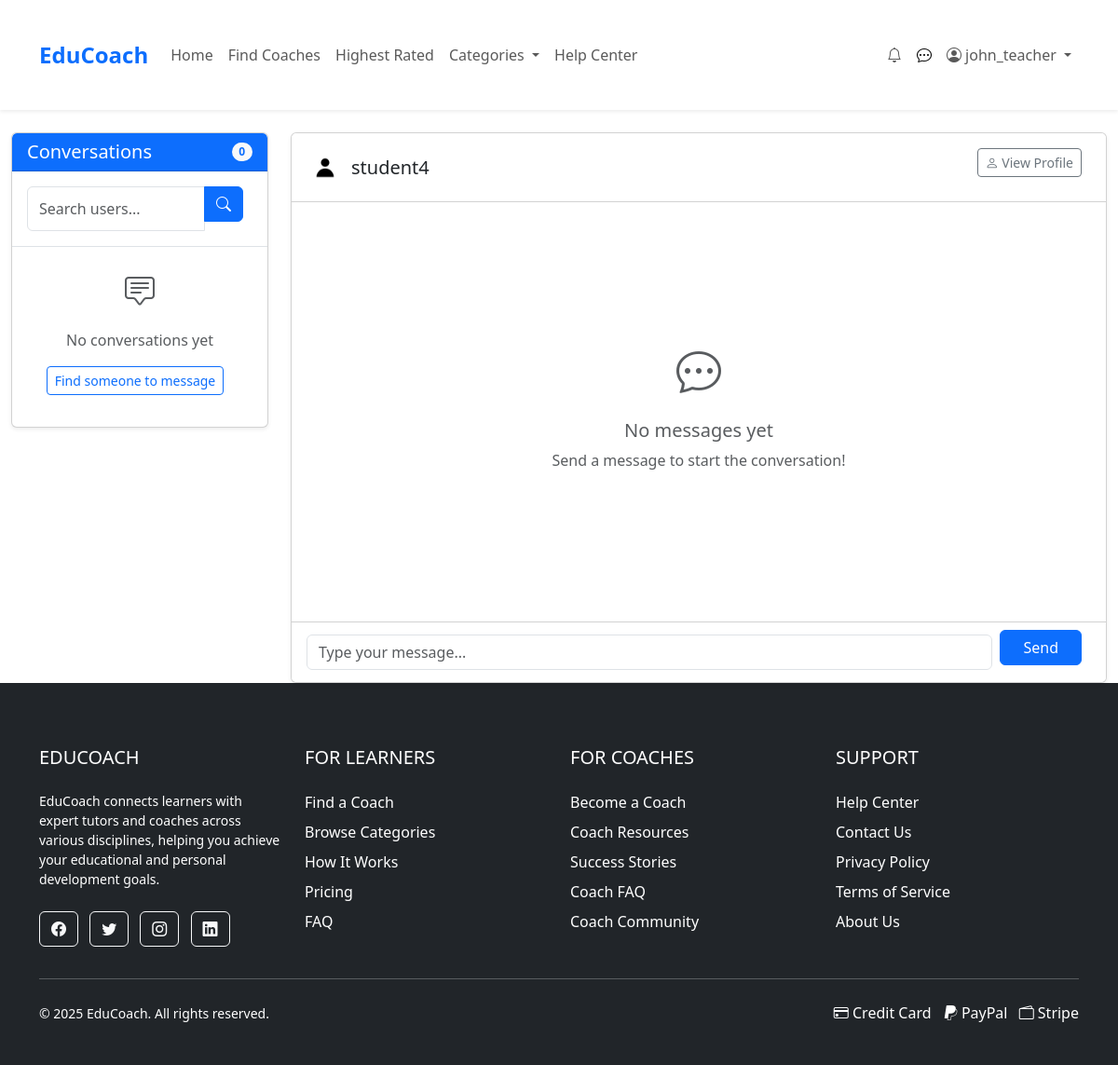
/pages/messages.php?user=10 (signed in), run on an earlier commit of the app's database.
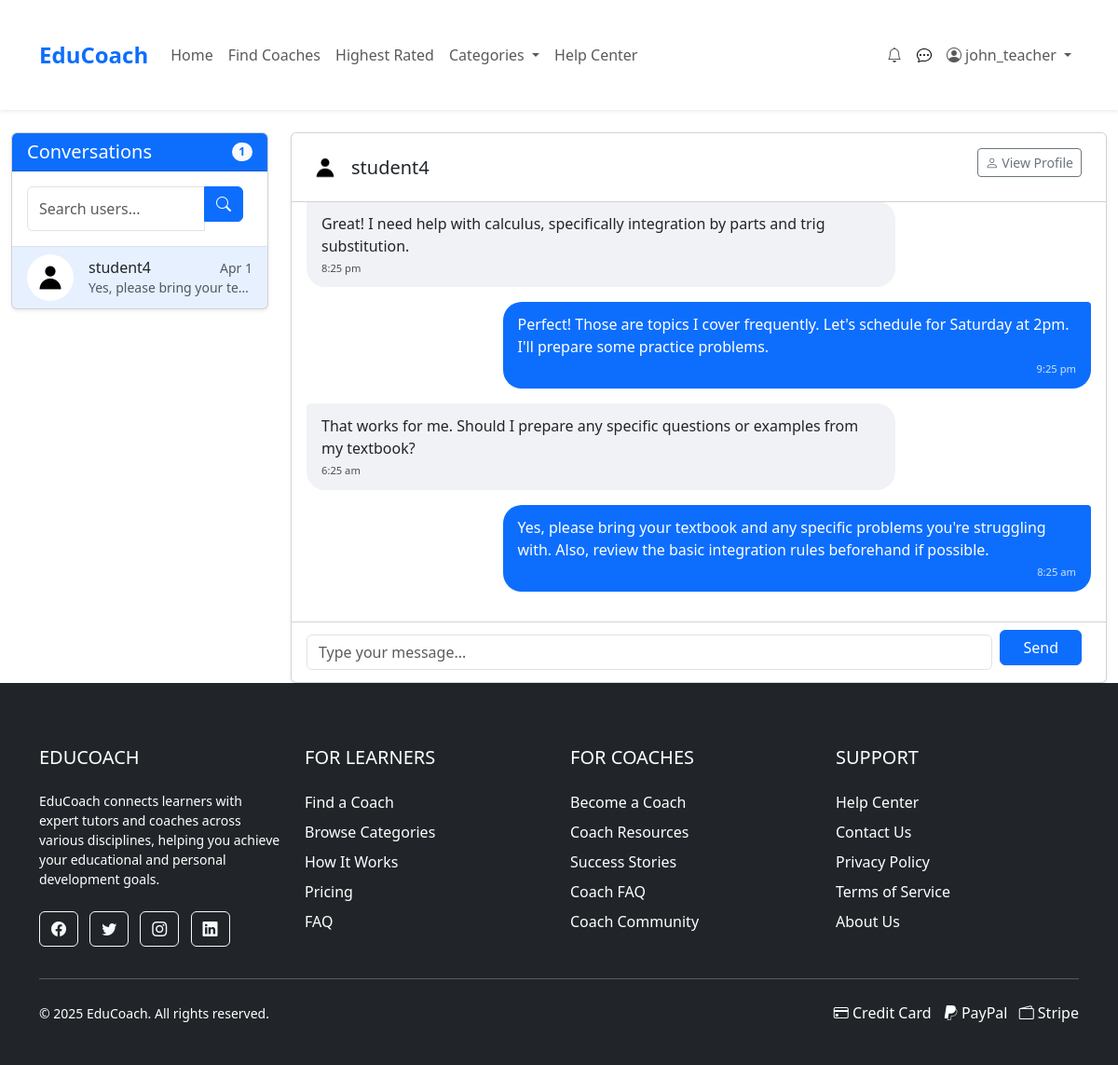
And on a later commit of the database.
### tables this page shows
CREATE TABLE Users (
    user_id INT PRIMARY KEY AUTO_INCREMENT,
    username VARCHAR(50) NOT NULL,
    email VARCHAR(100) NOT NULL UNIQUE,
    password_hash VARCHAR(255) NOT NULL,
    user_type ENUM('regular', 'business', 'admin') DEFAULT 'regular',
    profile_image VARCHAR(255),
    bio TEXT,
    created_at TIMESTAMP DEFAULT CURRENT_TIMESTAMP,
    is_banned BOOLEAN DEFAULT FALSE,
    reset_token VARCHAR(64) DEFAULT NULL,
    reset_expires DATETIME DEFAULT NULL,
    last_login DATETIME DEFAULT NULL
);

CREATE TABLE Messages (
    message_id INT PRIMARY KEY AUTO_INCREMENT,
    sender_id INT,
    receiver_id INT,
    inquiry_id INT,
    content TEXT,
    created_at TIMESTAMP DEFAULT CURRENT_TIMESTAMP,
    is_read BOOLEAN DEFAULT FALSE,
    status ENUM('pending', 'approved', 'rejected') DEFAULT 'approved',
    FOREIGN KEY (sender_id) REFERENCES Users(user_id) ON DELETE CASCADE,
    FOREIGN KEY (receiver_id) REFERENCES Users(user_id) ON DELETE CASCADE,
    FOREIGN KEY (inquiry_id) REFERENCES serviceinquiries(inquiry_id) ON DELETE CASCADE
);

### includes/message_functions.php (called while the page is built, shortened)
<?php
function getConversationMessages($pdo, $user_id, $other_user_id) {
    try {
        $stmt = $pdo->prepare("
            SELECT m.*, u.username
            FROM Messages m
            JOIN Users u ON u.user_id = m.sender_id
            WHERE ((m.sender_id = ? AND m.receiver_id = ?)
            OR (m.sender_id = ? AND m.receiver_id = ?))
            AND m.status = 'approved'
            ORDER BY m.created_at ASC
        ");
        $stmt->execute([$user_id, $other_user_id, $other_user_id, $user_id]);
        return $stmt->fetchAll(PDO::FETCH_ASSOC);
    } catch (PDOException $e) {
        error_log("Error getting conversation messages: " . $e->getMessage());
        return [];
    }
}

### pages/messages.php (the view, shortened to what the rows shown need)
<?php
require __DIR__ . '/../includes/db_connection.php';
require __DIR__ . '/../includes/message_functions.php';
$user_id = $_SESSION['user_id'];
$selected_user_id = isset($_GET['user']) ? (int)$_GET['user'] : null;
$selected_user = null;
$messages = [];
try {
    if ($selected_user_id) {
    $stmt = $pdo->prepare("
            SELECT u.user_id, u.username, u.profile_image, c.coach_id
            FROM Users u
            LEFT JOIN Coaches c ON u.user_id = c.user_id
            WHERE u.user_id = ?
        ");
        $stmt->execute([$selected_user_id]);
        $selected_user = $stmt->fetch(PDO::FETCH_ASSOC);
        if ($selected_user) {
            $messages = getConversationMessages($pdo, $user_id, $selected_user_id);
        }
    }
} catch (PDOException $e) {
    $error = 'Database error: ' . $e->getMessage();
}
include __DIR__ . '/../includes/header.php';
?>
<div class="container-fluid mt-4">
    <div class="row">
        <div class="col-md-8 col-lg-9">
            <div class="card shadow-sm h-100">
                <?php if ($selected_user): ?>
                    <div class="card-header bg-white py-3 d-flex justify-content-between align-items-center">
                        <div class="d-flex align-items-center">
                            <?php
                            $profile_image = !empty($selected_user['profile_image']) ? $selected_user['profile_image'] : 'default.jpg';
                            $image_path = "../assets/images/profiles/{$profile_image}";
                            ?>
                            <img src="<?= $image_path ?>" alt="Profile" class="rounded-circle" style="width: 40px; height: 40px; object-fit: cover;">
                            <div class="ms-2">
                                <h5 class="mb-0"><?= htmlspecialchars($selected_user['username']) ?></h5>
                            </div>
                        </div>
                        <div>
                            <a href="<?= $selected_user['coach_id'] ? "coach-profile.php?id={$selected_user['coach_id']}" : "profile.php?id={$selected_user['user_id']}" ?>" class="btn btn-sm btn-outline-secondary">
                                <i class="bi bi-person"></i> View Profile
                            </a>
                        </div>
                    </div>
                    <div class="card-body p-3 overflow-auto d-flex flex-column" id="messageContainer" style="height: calc(100vh - 350px); min-height: 300px;">
                        <?php if (empty($messages)): ?>
                            <div class="text-center text-muted my-auto">
                                <div class="mb-3">
                                    <i class="bi bi-chat-dots" style="font-size: 3rem;"></i>
                                </div>
                                <h5>No messages yet</h5>
                                <p>Send a message to start the conversation!</p>
                            </div>
                        <?php else: ?>
                            <div class="d-flex flex-column-reverse flex-grow-1">
                                <div>
                                    <?php
                                    foreach ($messages as $message):
                                    ?>
                                        <div id="msg-<?= $message['message_id'] ?>" class="message <?= $message['sender_id'] == $user_id ? 'outgoing' : 'incoming' ?> mb-3">
                                            <div class="message-bubble">
                                                <?= htmlspecialchars($message['content']) ?>
                                                <div class="message-time">
                                                    <?= date('g:i a', strtotime($message['created_at'])) ?>
                                                </div>
                                            </div>
                                        </div>
                                    <?php endforeach; ?>
                                </div>
                            </div>
                        <?php endif; ?>
                    </div>
                    <div class="card-footer bg-white">
                        <form id="messageForm" class="d-flex align-items-center">
                            <input type="text" name="content" class="form-control me-2"
                                placeholder="Type your message..." autocomplete="off" required>
                            <button type="submit" class="btn btn-primary px-4">
                                Send
                            </button>
                        </form>
                    </div>
                <?php endif; ?>
            </div>
        </div>
    </div>
</div>
<?php
include __DIR__ . '/../includes/footer.php';
?>

What changed in the data, as far as the page shows it:
added messages: content "Great! I need help with calculus, specifically integration by parts and trig substitution.", created_at "8:25 pm"
added messages: content "Perfect! Those are topics I cover frequently. Let's schedule for Saturday at 2pm. I'll prepare some practice problems.", created_at "9:25 pm"
added messages: content "That works for me. Should I prepare any specific questions or examples from my textbook?", created_at "6:25 am"
added messages: content "Yes, please bring your textbook and any specific problems you're struggling with. Also, review the basic integration rules beforehand if possible.", created_at "8:25 am"
Also different on the page:
count($conversations): "0" → "1"
new list line: "student4 Apr 1 Yes, please bring your te…"
text no longer shown: "No conversations yet Find someone to message No messages yet Send a message to start the conversation!"
